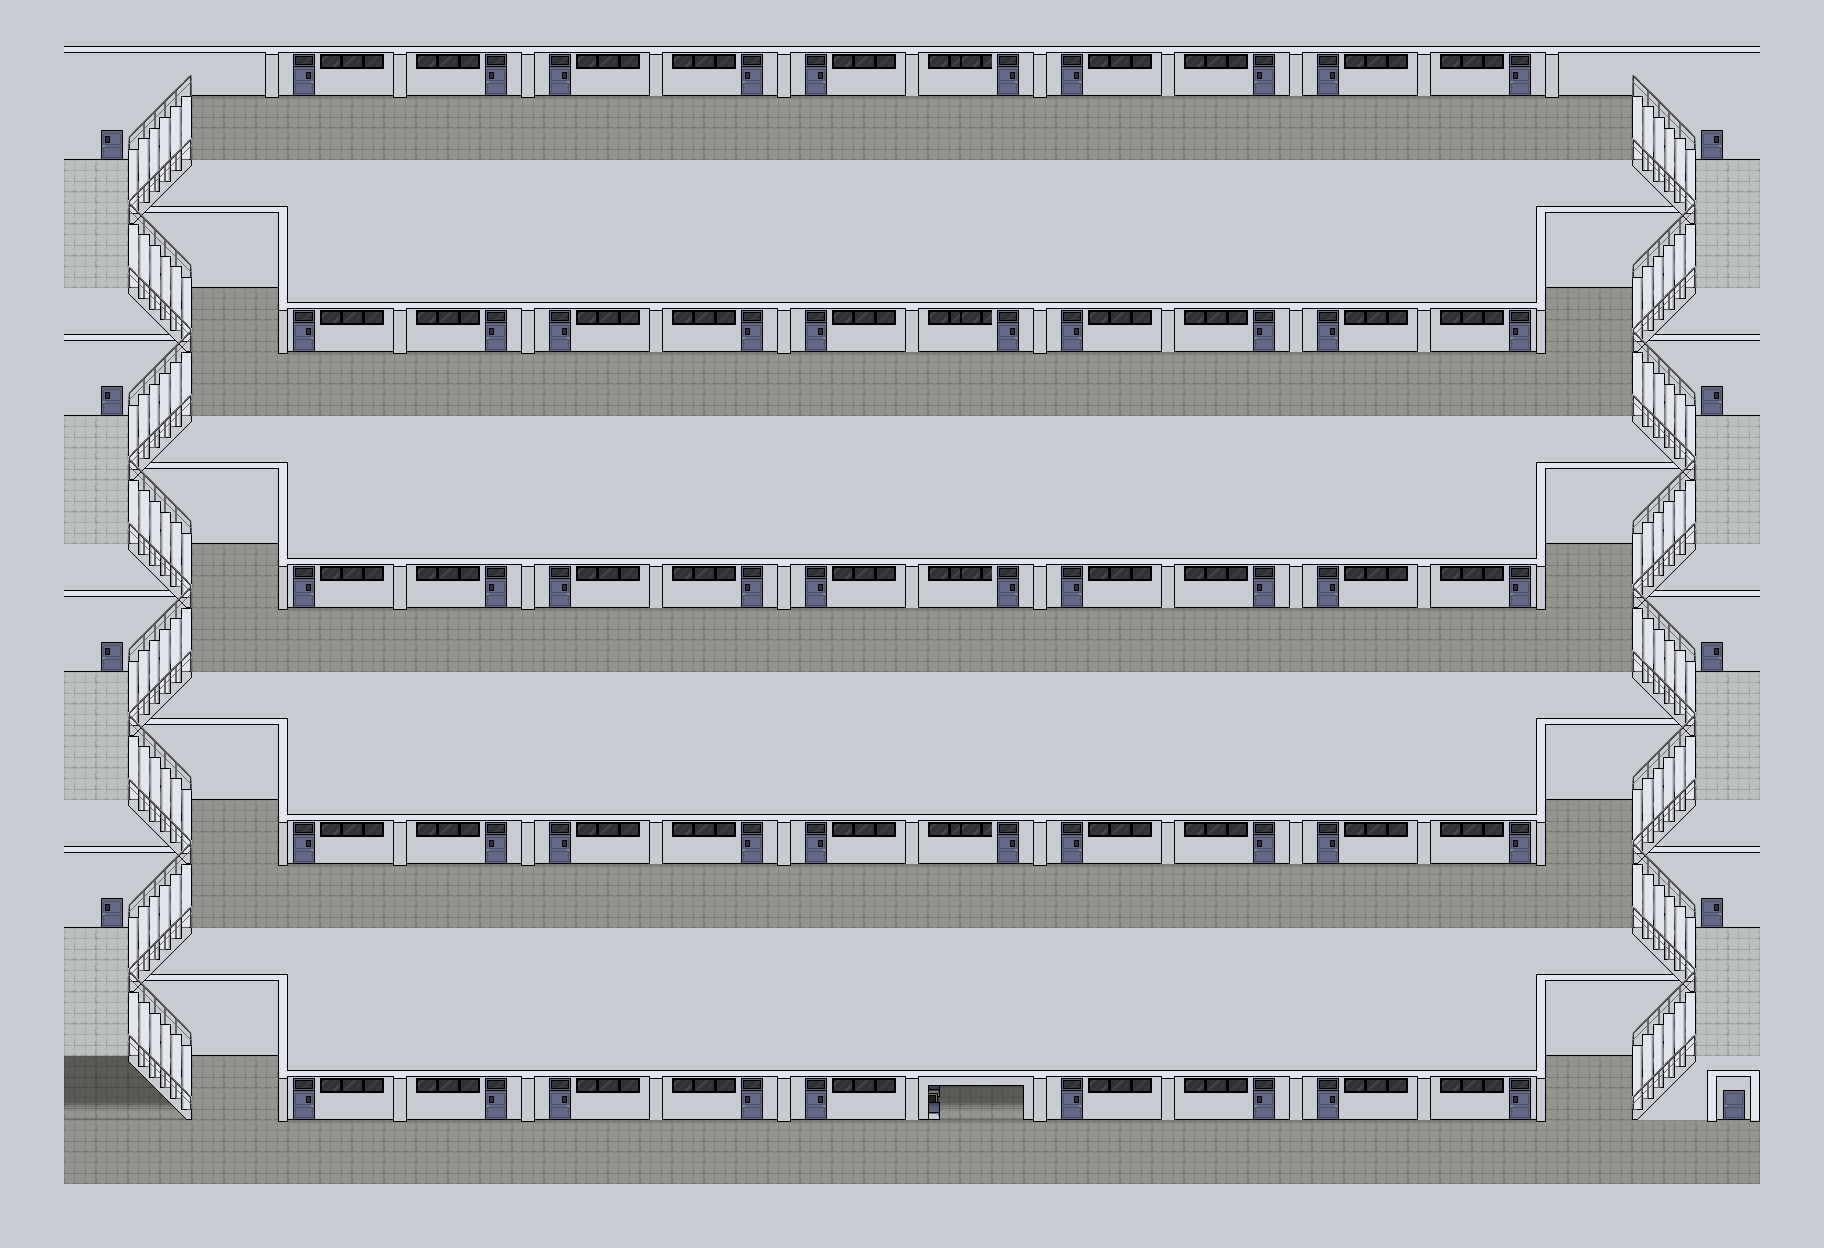

Below is a game level as drawn by its tile map, then a one-line description and the .tmx that defines it (tile-layer data replaced by summaries):
An orthogonal 57x39 tile map with 32x32 px tiles, 11 tile layers (wall, wallback, Stairs, stair rail lower, ...), 3 tilesets and 404 objects (10x 8, 9x d1, 9x d2, 6x d10, 5x d7, ...).

<map version="1.10" tiledversion="1.11.2" orientation="orthogonal" renderorder="right-down" width="57" height="39" tilewidth="32" tileheight="32" infinite="0" nextlayerid="87" nextobjectid="1007">
 <tileset firstgid="1" source="map.tsx" />
 <tileset firstgid="129" source="hallway.tsx" />
 <tileset firstgid="285" source="test.tsx" />
 <layer id="84" name="wall" width="57" height="39">
  <data>[2223 cells, 2223 non-empty, 1 distinct tile ids]</data>
 </layer>
 <group id="6" name="HEB">
  <group id="15" name="Stairs">
   <layer id="78" name="wallback" width="57" height="39">
    <data>[2223 cells, 211 non-empty, 9 distinct tile ids]</data>
   </layer>
   <layer id="9" name="Stairs" width="57" height="39">
    <data>[2223 cells, 208 non-empty, 11 distinct tile ids]</data>
   </layer>
   <layer id="13" name="stair rail lower" width="57" height="39">
    <data>[2223 cells, 98 non-empty, 6 distinct tile ids]</data>
   </layer>
   <layer id="14" name="stair rail upper" width="57" height="39">
    <data>[2223 cells, 96 non-empty, 6 distinct tile ids]</data>
   </layer>
  </group>
  <layer id="3" name="5th Floor" width="57" height="39">
   <data>[2223 cells, 175 non-empty, 12 distinct tile ids]</data>
  </layer>
  <layer id="5" name="4th Floor" width="57" height="39">
   <data>[2223 cells, 182 non-empty, 16 distinct tile ids]</data>
  </layer>
  <layer id="1" name="3rd Floor" width="57" height="39">
   <data>[2223 cells, 180 non-empty, 12 distinct tile ids]</data>
  </layer>
  <layer id="4" name="2nd Floor" width="57" height="39">
   <data>[2223 cells, 180 non-empty, 12 distinct tile ids]</data>
  </layer>
  <layer id="2" name="1st Floor" width="57" height="39">
   <data>[2223 cells, 196 non-empty, 18 distinct tile ids]</data>
  </layer>
  <layer id="79" name="Pakak" width="57" height="39">
   <data>[2223 cells, 39 non-empty, 12 distinct tile ids]</data>
  </layer>
  <group id="23" name="RoomPortals">
   <objectgroup id="25" name="1st">
    <object id="36" name="d1" x="293" y="1088" width="22" height="18" />
    <object id="37" name="d2" x="485.125" y="1088" width="22" height="18" />
    <object id="45" name="d7" x="1253.13" y="1088" width="22" height="18" />
    <object id="38" name="d3" x="549.193" y="1088" width="22" height="18" />
    <object id="44" name="d8" x="1317.19" y="1088" width="22" height="18" />
    <object id="39" name="d4" x="741.25" y="1088" width="22" height="18" />
    <object id="43" name="d9" x="1509.25" y="1088" width="22" height="18" />
    <object id="741" name="d10" x="1723" y="1088" width="22" height="18" />
    <object id="40" name="d5" x="805.33" y="1088" width="22" height="18" />
    <object id="41" name="d6" x="1061" y="1088" width="22" height="18" />
   </objectgroup>
   <objectgroup id="50" name="1h">
    <object id="568" name="d1" x="101" y="896" width="22" height="18" />
    <object id="569" name="d2" x="1701" y="896" width="22" height="18" />
   </objectgroup>
   <objectgroup id="26" name="2nd">
    <object id="47" name="d1" x="293" y="832" width="22" height="18" />
    <object id="48" name="d2" x="485.125" y="832" width="22" height="18" />
    <object id="50" name="d3" x="549.193" y="832" width="22" height="18" />
    <object id="52" name="d4" x="741.25" y="832" width="22" height="18" />
    <object id="54" name="d5" x="805.33" y="832" width="22" height="18" />
    <object id="55" name="d6" x="997" y="832" width="22" height="18" />
    <object id="49" name="d7" x="1061" y="832" width="22" height="18" />
    <object id="51" name="d8" x="1253" y="832" width="22" height="18" />
    <object id="53" name="d9" x="1317" y="832" width="22" height="18" />
    <object id="56" name="d10" x="1509" y="832" width="22" height="18" />
    <object id="565" name="d10" x="1509" y="832" width="22" height="18" />
   </objectgroup>
   <objectgroup id="51" name="2h">
    <object id="570" name="d1" x="101" y="640" width="22" height="18" />
    <object id="571" name="d2" x="1701" y="640" width="22" height="18" />
   </objectgroup>
   <objectgroup id="27" name="3rd">
    <object id="57" name="d1" x="293" y="576" width="22" height="18" />
    <object id="58" name="d2" x="485.125" y="576" width="22" height="18" />
    <object id="59" name="d3" x="549.193" y="576" width="22" height="18" />
    <object id="60" name="d4" x="741.25" y="576" width="22" height="18" />
    <object id="61" name="d5" x="805.33" y="576" width="22" height="18" />
    <object id="62" name="d6" x="997" y="576" width="22" height="18" />
    <object id="63" name="d7" x="1061" y="576" width="22" height="18" />
    <object id="64" name="d8" x="1253" y="576" width="22" height="18" />
    <object id="65" name="d9" x="1317" y="576" width="22" height="18" />
    <object id="66" name="d10" x="1509" y="576" width="22" height="18" />
   </objectgroup>
   <objectgroup id="52" name="3h">
    <object id="572" name="d1" x="101" y="384" width="22" height="18" />
    <object id="573" name="d2" x="1701" y="384" width="22" height="18" />
   </objectgroup>
   <objectgroup id="28" name="4th">
    <object id="67" name="d1" x="293" y="320" width="22" height="18" />
    <object id="68" name="d2" x="485.125" y="320" width="22" height="18" />
    <object id="69" name="d3" x="549.193" y="320" width="22" height="18" />
    <object id="70" name="d4" x="741.25" y="320" width="22" height="18" />
    <object id="71" name="d5" x="805.33" y="320" width="22" height="18" />
    <object id="72" name="d6" x="997" y="320" width="22" height="18" />
    <object id="73" name="d7" x="1061" y="320" width="22" height="18" />
    <object id="74" name="d8" x="1253" y="320" width="22" height="18" />
    <object id="75" name="d9" x="1317" y="320" width="22" height="18" />
    <object id="76" name="d10" x="1509" y="320" width="22" height="18" />
   </objectgroup>
   <objectgroup id="53" name="4h">
    <object id="574" name="d1" x="101" y="128" width="22" height="18" />
    <object id="575" name="d2" x="1701" y="128" width="22" height="18" />
   </objectgroup>
   <objectgroup id="29" name="5th">
    <object id="77" name="d1" x="293" y="64" width="22" height="18" />
    <object id="78" name="d2" x="485.125" y="64" width="22" height="18" />
    <object id="79" name="d3" x="549.193" y="64" width="22" height="18" />
    <object id="80" name="d4" x="741.25" y="64" width="22" height="18" />
    <object id="81" name="d5" x="805.33" y="64" width="22" height="18" />
    <object id="82" name="d6" x="997" y="64" width="22" height="18" />
    <object id="83" name="d7" x="1061" y="64" width="22" height="18" />
    <object id="84" name="d8" x="1253" y="64" width="22" height="18" />
    <object id="85" name="d9" x="1317" y="64" width="22" height="18" />
    <object id="86" name="d10" x="1509" y="64" width="22" height="18" />
   </objectgroup>
  </group>
  <group id="31" name="Popups">
   <objectgroup id="32" name="1st">
    <object id="87" name="1" gid="285" x="256" y="1128" width="32" height="32" />
    <object id="110" name="23" gid="285" x="992" y="1128" width="32" height="32" />
    <object id="88" name="8" gid="285" x="512" y="1128" width="32" height="32" />
    <object id="111" name="31" gid="285" x="1248" y="1128" width="32" height="32" />
    <object id="89" name="16" gid="285" x="768" y="1128" width="32" height="32" />
    </objectgroup>
   <objectgroup id="33" name="2nd">
    <!-- 304 objects omitted --></objectgroup>
   <objectgroup id="34" name="3rd">
    <!-- 263 objects omitted --></objectgroup>
   <objectgroup id="35" name="4th">
    <!-- 222 objects omitted --></objectgroup>
   <objectgroup id="36" name="5th">
    <!-- 181 objects omitted --></objectgroup>
  </group>
  <objectgroup id="37" name="Collisions">
   <!-- 140 objects omitted --></objectgroup>
  <objectgroup id="85" name="in">
   <!-- 2 objects omitted --></objectgroup>
  <objectgroup id="86" name="out">
   <!-- 1 objects omitted --></objectgroup>
 </group>
</map>
<!-- 340 of 404 objects omitted -->
